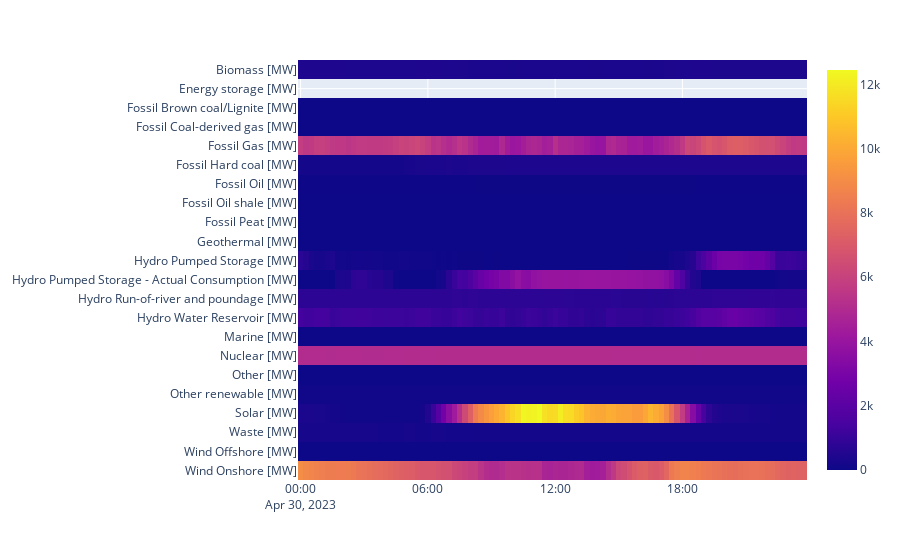

The notebook cell this image was saved under:
### Code cell
fig = px.imshow(img= df[[x for x in df.columns if "MW" in x ]].T, 
                x = df['time'],
                y = [x for x in df.columns if "MW" in x ])
fig.show()
